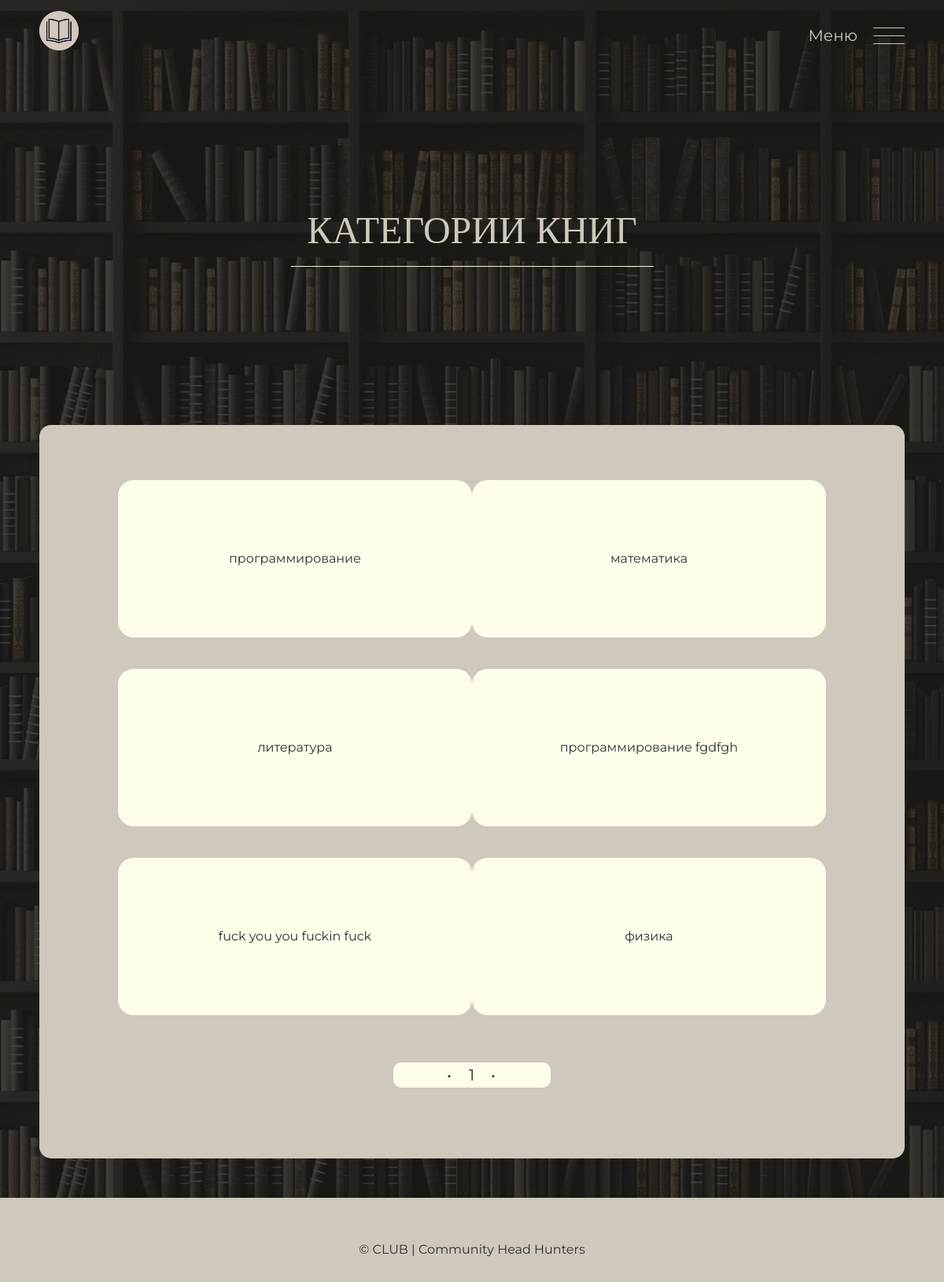
The page /categories on the database its author committed.
### app/models.py (models this page shows)
class Category(database.Model, SerializerMixin):
    __tablename__ = "categories"
    id = database.Column(database.Integer, primary_key=True)
    name = database.Column(database.String(256), unique=True, index=True)
    books = database.relationship('Book', backref='category', lazy='dynamic', cascade="all, delete, delete-orphan")
    topics = database.relationship('DiscussionTopic', backref='category', lazy='dynamic', cascade="all, delete, delete-orphan")

### app/main/views.py (the view)
@main.route('/categories', methods=['GET'])
def categories():
    list_id = request.args.get('list_id', None, type=int)
    category_pagination = Category.query.order_by().paginate(
        1, per_page=ELEMS_COUNT, error_out=False)
    categories = category_pagination.items
    return render_template('main/categories.html', categories=categories, category_pagination=category_pagination, list_id=list_id)

### app/auth/views.py (called while the page is built)
@auth.before_app_request
def before_request():
    if current_user.is_authenticated \
            and not current_user.confirmed \
            and request.endpoint \
            and request.blueprint != 'auth' \
            and request.endpoint != 'static':
        return redirect(url_for('auth.unconfirmed'))

### app/main/views.py (called while the page is built)
@main.app_context_processor
def inject_roles():
    return dict(Role=Role)

@main.app_context_processor
def inject_months_dict():
    return dict(months_dict=months_dict)

### app/personal/views.py (called while the page is built)
@personal.app_context_processor
def inject_roles():
    return dict(Role=Role)

### app/templates/main/categories.html (shortened to what this page needs)
<!DOCTYPE html>
<html lang="ru">
<head>
  <link rel="stylesheet" href="{{url_for('static', filename='styles/css/normalize.css')}}" />
  <link rel="stylesheet" href="{{url_for('static', filename='styles/css/style.css')}}" />
</head>
<body>
  <header class="header">
    <div class="header__container container">
      <a class="header__logo" href="{{url_for('main.index')}}">
        <img class="header__logo-image" src="{{url_for('static', filename='styles/img/logo.png')}}"
          alt="Логотип MAGIC BOOK KEEPER">
      </a>
      <div class="header__right">
        <span class="header__menu">Меню</span>
        <button class="header__burger hamburger hamburger__collapse js-burger" type="button">
          <span class="hamburger__box">
            <span class="hamburger__inner"></span>
          </span>
        </button>
      </div>
    </div>
  </header>
  <main>
    <section class="main">
      <div class="main__container container">
        <div class="main__top">
          <h1 class="main__title">Категории книг</h1>
          <svg width="461" height="1" viewBox="0 0 461 1" fill="none" xmlns="http://www.w3.org/2000/svg">
            <line y1="0.5" x2="461" y2="0.5" stroke="#F5F5DC" />
          </svg>
        </div>
      </div>
    </section>
    <section id="1" class="category">
      <div class="category__container container">
        <div class="category__wrap">
          <ul class="category__list list-reset" id="categories_block">
            {% for category in categories %}
            <li class="category__elem" id="{{category.id}}category_info"><a
                href="{{url_for('main.search_by_category', name=category.name, list_id=list_id)}}"
                class="category__book-link">
                <div class="category__block">{{ category.name }}</div>
              </a></li>
            {% endfor %}
          </ul>
          {% if category_pagination %}
          <div class="list__pagination pagination" id="user_pagination_container">
            <ul class="pagination__list list-reset" id="pagination">
              <li class="pagination__item disabled">
                  &bull;
              </li>
              {% for p in category_pagination.iter_pages() %}
                  {% if p %}
                    <li class="pagination__item active">
                        <a id="{{p}}list_pagi" data-url="/get_categories_page/{{p}}">{{ p }}</a>
                    </li>
                  {% else %}
                    <li class="pagination__item disabled"><a href="#">&hellip;</a></li>
                  {% endif %}
              {% endfor %}
              <li class="pagination__item disabled">
                  &bull;
              </li>
            </ul>
          </div>
          {% endif %}
        </div>
      </div>
    </section>
  </main>
  <footer class="footer">
    <div class="footer__container container">
      <a href="#" class="footer__wrap">© CLUB | Community Head Hunters</a>
    </div>
  </footer>
</body>
</html>

### app/static/styles/css/style.css (style rules this page uses)
html { box-sizing: border-box; }
*, *::before, *::after { box-sizing: inherit; }
body { font-family: "Montserrat", sans-serif; font-size: var(--default-fs); line-height: var(--default-lh); color: var(--black); background-color: #F5F5F5; background-image: url(../img/back19201.jpg); background-repeat: repeat; background-position: top center; }
img, svg { max-width: 100%; }
a { color: inherit; text-decoration: none; }
.container { margin-left: auto; margin-right: auto; padding-left: var(--container-padding); padding-right: var(--container-padding); max-width: var(--container-max-width); }
.list-reset { margin: 0; padding-left: 0; list-style: none; }
.pagination__list { display: flex; flex-wrap: wrap; align-items: center; justify-content: center; margin-top: 20px; }
.pagination__item { font-size: 20px; transition: font-weight .5s linear; }
.pagination__item:not(:last-child) { margin-right: 20px; }
.footer { height: 107px; }

### app/static/styles/css/_variables.css (style rules this page uses)
:root { --container-max-width: 1270px; --container-padding: 50px; --dark: #333; --white: #fff; --black: #2E3033; --orange: #FF9900; --focus: #FFB84D; --active: #E1670E; --gray: #666666; --footer: #CACACA; ; --regular: 400; --medium: 500; --semibold: 600; --bold: 700; --extrabold: 800; --default-fs: 16px; --default-lh: 32px; }

### app/static/styles/css/_header.css (style rules this page uses)
.header { padding-top: 14px; padding-bottom: 14px; }
.header__container { display: flex; flex-wrap: wrap; align-items: center; justify-content: space-between; color: #cec8bd; }
.header__right { display: flex; justify-content: center; align-items: center; }
.header__menu { margin-right: 20px; font-size: 20px; }
.header__logo-image { width: 50px; height: 50px; }

### app/static/styles/css/_main.css (style rules this page uses)
.main { display: flex; flex-direction: column; align-items: center; justify-content: center; padding-top: 180px; padding-bottom: 180px; }
.main__container { display: flex; flex-direction: column; align-items: center; justify-content: center; color: #cec8bd; }
.main__top { display: flex; flex-direction: column; align-items: center; justify-content: center; }
.main__title { margin-top: 0; text-align: center; margin-bottom: 21px; max-width: 900px; font-size: 48px; line-height: 48px; font-weight: var(--regular); font-family: 'Montaga'; text-transform: uppercase; }

### app/static/styles/css/_footer.css (style rules this page uses)
.footer { padding-top: 50px; padding-bottom: 25px; background-color: #cec8bd; }
.footer__wrap { display: flex; flex-direction: column; align-items: center; justify-content: center; color: #2E3033; text-align: center; }

### app/static/styles/css/_lists.css (style rules this page uses)
.list__pagination { margin-bottom: 20px; outline: none; cursor: pointer; }
.pagination__item { width: 8px; cursor: pointer; }
.pagination__list { width: 200px; border-radius: 10px; background-color: #fdfde9; }
.list__pagination { display: flex; justify-content: center; align-items: center; margin-bottom: 20px; outline: none; cursor: pointer; }

### app/static/styles/css/admin.css (style rules this page uses)
.category__list { display: flex; flex-wrap: wrap; justify-content: flex-start; align-items: center; }
.category__elem { position: relative; display: flex; justify-content: center; align-items: center; width: 300px; height: 200px; border-radius: 20px; background-color: #fdfde9; margin-bottom: 40px; cursor: pointer; transition: background-color 0.3s linear, color 0.3s linear; }
.category__block { display: flex; justify-content: center; align-items: center; width: 300px; height: 200px; border-radius: 20px; background-color: transparent; }
.category { padding-bottom: 50px; }
.category__wrap { padding: 70px 52px; border-radius: 15px; background-color: #cec8bd; }
.category__elem:not(:nth-child(3n)) { margin-right: 80px; }

### app/static/styles/css/media.css (style rules this page uses)
@media (max-width: 1300px) { .category__wrap { padding: 70px 100px; } }
@media (max-width: 1300px) { .category__elem:not(:nth-child(3n)) { margin-right: 0; } }
@media (max-width: 1300px) { .fraction__topic-list, .category__list { display: flex; flex-wrap: wrap; justify-content: space-between; align-items: center; } }
@media (max-width: 1300px) { .fraction__list-item, .category__elem { width: 450px; } }

### rows shown on the page
Category: name "программирование"
Category: name "математика"
Category: name "литература"
Category: name "программирование fgdfgh"
Category: name "fuck you you fuckin fuck"
Category: name "физика"

### other values the page prints
{{ p }} "1"
